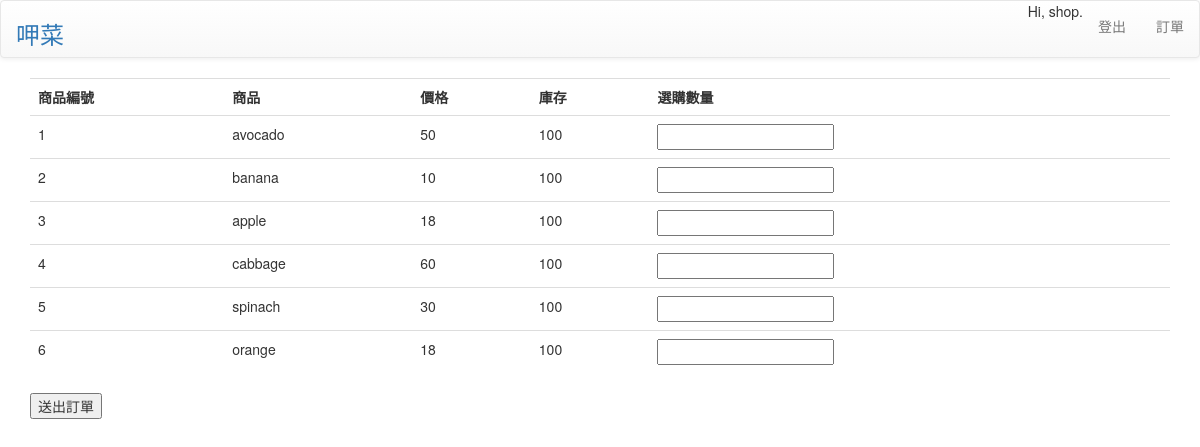
/shop/ (signed in), run on the app's committed database.
### product/models.py (models this page shows, shortened)
class Product(models.Model):
    product_name = models.CharField(max_length = 50)
    product_price = models.DecimalField(max_digits = 3, decimal_places = 0)
    product_stock = models.DecimalField(max_digits = 3, decimal_places = 0, default = 100)

### shop/views.py (the view)
# urls.py: path('shop/',get_shop),
def get_shop(request):
    products = Product.objects.all()
    return render(request,'shop.html',locals())

### templates/shop.html (shortened to what this page needs)
{% extends 'base.html'%}
    {% block content %}
        <form action="/order_item/" method="POST"> {% csrf_token %}
        <table class="table">
        <tr>
            <th>商品編號</th>
            <th>商品</th>
            <th>價格</th>
            <th>庫存</th>
            <th>選購數量</th>
        </tr>
        {% for p in products %}
        <tr>
            <td>{{ p.id }}</td>
            <td>{{ p.product_name }}</td>
            <td>{{ p.product_price }}</td>
            <td>{{ p.product_stock }}</td>
            <td>
                <input type="text" name="product_qty">
            </td>
        </tr>
        {% endfor %}
        </table>
        <input type="submit" value="送出訂單">
        </form>
    {% endblock %}

### templates/base.html (shortened to what this page needs)
<!DOCTYPE html>
<html>
    <head>
        <link rel="stylesheet" href="https://maxcdn.bootstrapcdn.com/bootstrap/3.3.1/css/bootstrap.min.css">
        <link rel="stylesheet" href="https://maxcdn.bootstrapcdn.com/bootstrap/3.3.1/css/bootstrap-theme.min.css">
    </head>
    <body>
        <nav class="navbar navbar-default" role="navigation">
            <div class="container-fluid">
              <div class="navbar-header">
                <h3><a href="/shop/" style="text-decoration:none">呷菜</a></h3>
              </div>
              <ul class="nav navbar-nav navbar-right">
                {% if user.is_authenticated %}
                    <li class="navbar-header">Hi, {{ user.username }}.</li>
                    <li><a href="/accounts/logout/">登出</a></li>
                    <li><a href="/user_order/">訂單</a></li>
                {% else %}
                    <li><a href="/accounts/login/">登入</a></li>
                    <li><a href="/register/">註冊</a></li>
                {% endif %}
              </ul>
            </div>
          </nav>
        <div class="container">
        {% block content %}
         {% endblock %}
         </div>
    </body>
</html>

### data on the page
Product: id "1", product_name "avocado", product_price "50", product_stock "100"
Product: id "2", product_name "banana", product_price "10", product_stock "100"
Product: id "3", product_name "apple", product_price "18", product_stock "100"
Product: id "4", product_name "cabbage", product_price "60", product_stock "100"
Product: id "5", product_name "spinach", product_price "30", product_stock "100"
Product: id "6", product_name "orange", product_price "18", product_stock "100"

### other printed values
{{ user.username }} "shop"
